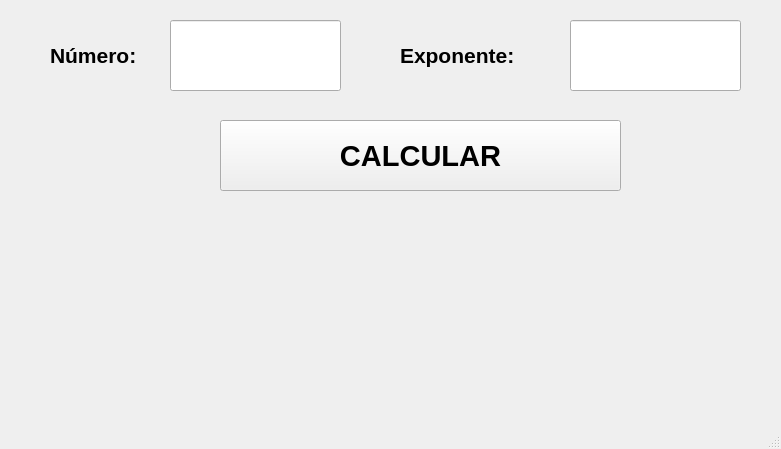
<?xml version="1.0" encoding="UTF-8"?>
<ui version="4.0">
 <class>MainWindow</class>
 <widget class="QMainWindow" name="MainWindow">
  <property name="geometry">
   <rect>
    <x>0</x>
    <y>0</y>
    <width>781</width>
    <height>449</height>
   </rect>
  </property>
  <property name="windowTitle">
   <string>MainWindow</string>
  </property>
  <widget class="QWidget" name="centralwidget">
   <widget class="QPushButton" name="btn_calcular">
    <property name="geometry">
     <rect>
      <x>220</x>
      <y>120</y>
      <width>401</width>
      <height>71</height>
     </rect>
    </property>
    <property name="font">
     <font>
      <pointsize>22</pointsize>
      <weight>75</weight>
      <bold>true</bold>
     </font>
    </property>
    <property name="text">
     <string>CALCULAR</string>
    </property>
   </widget>
   <widget class="QLabel" name="label">
    <property name="geometry">
     <rect>
      <x>50</x>
      <y>30</y>
      <width>121</width>
      <height>51</height>
     </rect>
    </property>
    <property name="font">
     <font>
      <pointsize>16</pointsize>
      <weight>75</weight>
      <bold>true</bold>
     </font>
    </property>
    <property name="text">
     <string>Número:</string>
    </property>
   </widget>
   <widget class="QLineEdit" name="txt_numero">
    <property name="geometry">
     <rect>
      <x>170</x>
      <y>20</y>
      <width>171</width>
      <height>71</height>
     </rect>
    </property>
    <property name="font">
     <font>
      <pointsize>16</pointsize>
      <weight>75</weight>
      <bold>true</bold>
     </font>
    </property>
    <property name="alignment">
     <set>Qt::AlignCenter</set>
    </property>
   </widget>
   <widget class="QLabel" name="label_2">
    <property name="geometry">
     <rect>
      <x>400</x>
      <y>30</y>
      <width>161</width>
      <height>51</height>
     </rect>
    </property>
    <property name="font">
     <font>
      <pointsize>16</pointsize>
      <weight>75</weight>
      <bold>true</bold>
     </font>
    </property>
    <property name="text">
     <string>Exponente:</string>
    </property>
   </widget>
   <widget class="QLineEdit" name="txt_exponente">
    <property name="geometry">
     <rect>
      <x>570</x>
      <y>20</y>
      <width>171</width>
      <height>71</height>
     </rect>
    </property>
    <property name="font">
     <font>
      <pointsize>16</pointsize>
      <weight>75</weight>
      <bold>true</bold>
     </font>
    </property>
    <property name="alignment">
     <set>Qt::AlignCenter</set>
    </property>
   </widget>
  </widget>
  <widget class="QMenuBar" name="menubar">
   <property name="geometry">
    <rect>
     <x>0</x>
     <y>0</y>
     <width>781</width>
     <height>26</height>
    </rect>
   </property>
  </widget>
  <widget class="QStatusBar" name="statusbar"/>
 </widget>
 <resources/>
 <connections/>
</ui>
